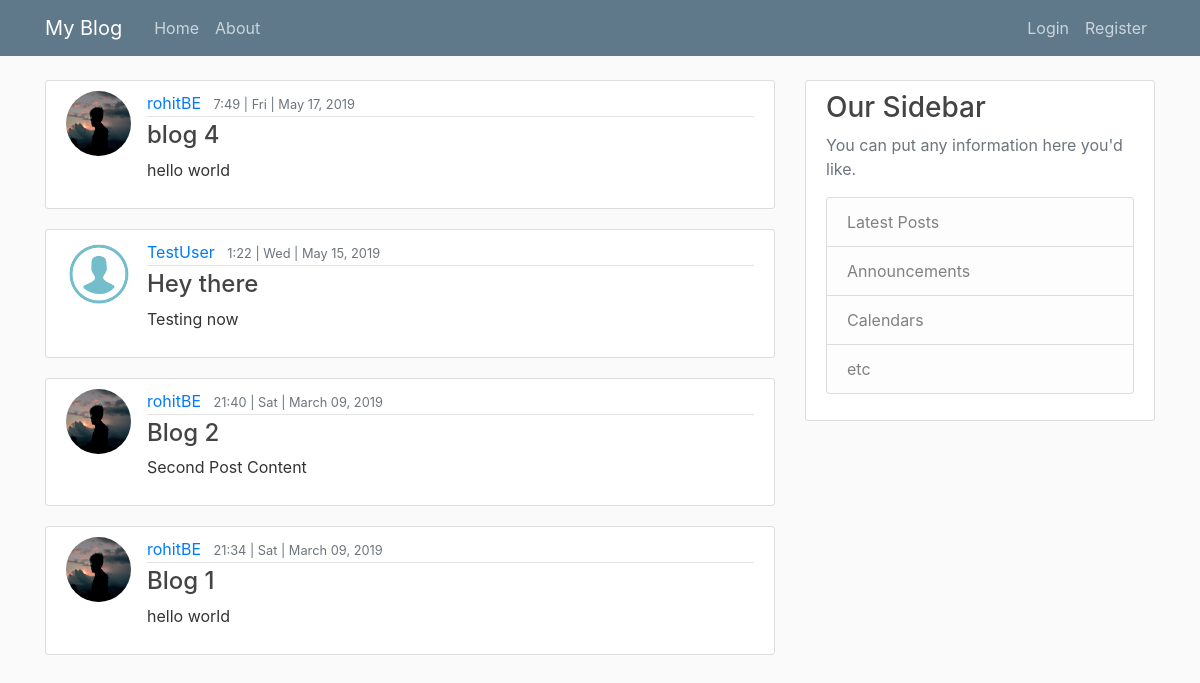
The page / on the database its author committed.
### blog/models.py (models this page shows, shortened)
class Post(models.Model):
	title = models.CharField(max_length=100)
	content = models.TextField()
	date_posted = models.DateTimeField(default=timezone.now)
	author = models.ForeignKey(User, on_delete=models.CASCADE)

### users/models.py (models this page shows, shortened)
class Profile(models.Model):
	user = models.OneToOneField(User, on_delete=models.CASCADE)
	image = models.ImageField(default='default.jpg', upload_to='profile_pics')

### blog/views.py (the view)
# urls.py: path('', PostListView.as_view(), name='blog-home'),
class PostListView(ListView):
	model = Post
	template_name = 'blog/home.html'
	context_object_name = 'posts'
	ordering = ['-date_posted']

### blog/templates/blog/home.html
{% extends "blog/base.html" %}
{% block content %}
	{% for post in posts %}
	<article class="media content-section">
		<img class="rounded-circle article-img" src="{{ post.author.profile.image.url}}">
		<div class="media-body">
			<div class="article-metadata">
				<a class="mr-2" href="#">{{post.author }}</a>
				<small class="text-muted">{{ post.date_posted|date:"G:i | D | F d, Y" }}</small>
			</div>
			<h4><a class="article-title" href="{% url 'post-detail' post.id %}">{{ post.title }}</a></h4>
			<p class="article-content">{{ post.content }}</p>
		</div>
	</article>
	{% endfor %}
{% endblock content %}

### blog/templates/blog/base.html (shortened to what this page needs)
{% load static %}
<!DOCTYPE html>
<html>
<head>
    <link rel="stylesheet" href="https://stackpath.bootstrapcdn.com/bootstrap/4.3.1/css/bootstrap.min.css">
    <link rel="stylesheet" type="text/css" href="{% static 'blog/main.css' %}"/>
</head>
<body>
	<header class="site-header">
  	<nav class="navbar navbar-expand-md navbar-dark bg-steel fixed-top">
    <div class="container">
      <a class="navbar-brand mr-4" href="/">My Blog</a>
      <div class="collapse navbar-collapse" id="navbarToggle">
        <div class="navbar-nav mr-auto">
          <a class="nav-item nav-link" href="/">Home</a>
          <a class="nav-item nav-link" href="/about">About</a>
        </div>
        <div class="navbar-nav">
          {% if user.is_authenticated %}
            <a class="nav-item nav-link" href="{% url 'post-create' %}">Add Post</a>
            <a class="nav-item nav-link" href="{% url 'profile' %}">Profile</a>
            <a class="nav-item nav-link" href="{% url 'logout' %}">Logout</a>
          {% else %}
            <a class="nav-item nav-link" href="{% url 'login' %}">Login</a>
            <a class="nav-item nav-link" href="{% url 'register' %}">Register</a>
          {% endif %}
        </div>
      </div>
    </div>
  </nav>
</header>
	<main role="main" class="container">
  <vdiv class="row">
    <div class="col-md-8">
      {% block content %}{% endblock %}
    </div>
    <div class="col-md-4">
      <div class="content-section">
        <h3>Our Sidebar</h3>
        <p class='text-muted'>You can put any information here you'd like.
          <ul class="list-group">
            <li class="list-group-item list-group-item-light">Latest Posts</li>
            <li class="list-group-item list-group-item-light">Announcements</li>
            <li class="list-group-item list-group-item-light">Calendars</li>
            <li class="list-group-item list-group-item-light">etc</li>
          </ul>
        </p>
      </div>
    </div>
</main>
</body>
</html>

### blog/static/blog/main.css (style rules this page uses)
body { background: #fafafa; color: #333333; margin-top: 5rem; }
h1, h2, h3, h4, h5, h6 { color: #444444; }
ul { margin: 0; }
.bg-steel { background-color: #5f788a; }
.site-header .navbar-nav .nav-link { color: #cbd5db; }
.content-section { background: #ffffff; padding: 10px 20px; border: 1px solid #dddddd; border-radius: 3px; margin-bottom: 20px; }
.article-title { color: #444444; }
.article-content { white-space: pre-line; }
.article-img { height: 65px; width: 65px; margin-right: 16px; }
.article-metadata { padding-bottom: 1px; margin-bottom: 4px; border-bottom: 1px solid #e3e3e3 }

### rows shown on the page
Post: author.profile.image (picture), author "rohitBE", date_posted|D "7:49 | Fri | May 17, 2019", title "blog 4", content "hello world"
Post: author.profile.image (placeholder picture), author "TestUser", date_posted|D "1:22 | Wed | May 15, 2019", title "Hey there", content "Testing now"
Post: author.profile.image (picture), author "rohitBE", date_posted|D "21:40 | Sat | March 09, 2019", title "Blog 2", content "Second Post Content"
Post: author.profile.image (picture), author "rohitBE", date_posted|D "21:34 | Sat | March 09, 2019", title "Blog 1", content "hello world"
